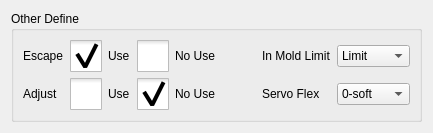
     <widget class="QWidget" name="tab_4">
      <attribute name="title">
       <string>Other Define</string>
      </attribute>
      <layout class="QHBoxLayout" name="horizontalLayout_7">
       <item>
        <widget class="QGroupBox" name="fixtureDefineBox_2">
         <property name="title">
          <string>Other Define</string>
         </property>
         <layout class="QGridLayout" name="gridLayout_3">
          <item row="0" column="0">
           <widget class="QLabel" name="label_18">
            <property name="text">
             <string>Escape</string>
            </property>
           </widget>
          </item>
          <item row="0" column="1" colspan="2">
           <widget class="QCheckBox" name="useCheckBox">
            <property name="styleSheet">
             <string notr="true">::indicator {
     width: 32px;
     height: 32px;
 }

::indicator:unchecked 
{
     image: url(:/resource/check_unchecked.png);
 }
::indicator:checked 
{
     image: url(:/resource/check_checked.png);
 }

QRadioButton::indicator:checked:disabled
{
 image: url(:/resource/check_checked_disable.png);
}

QRadioButton::indicator:unchecked:disabled
{
 image: url(:/resource/check_unchecked_disable.png);
}</string>
            </property>
            <property name="text">
             <string>Use</string>
            </property>
            <property name="checked">
             <bool>true</bool>
            </property>
           </widget>
          </item>
          <item row="0" column="3">
           <widget class="QCheckBox" name="noUseCheckBox">
            <property name="styleSheet">
             <string notr="true">::indicator {
     width: 32px;
     height: 32px;
 }

::indicator:unchecked 
{
     image: url(:/resource/check_unchecked.png);
 }
::indicator:checked 
{
     image: url(:/resource/check_checked.png);
 }

QRadioButton::indicator:checked:disabled
{
 image: url(:/resource/check_checked_disable.png);
}

QRadioButton::indicator:unchecked:disabled
{
 image: url(:/resource/check_unchecked_disable.png);
}</string>
            </property>
            <property name="text">
             <string>No Use</string>
            </property>
           </widget>
          </item>
          <item row="0" column="4">
           <spacer name="horizontalSpacer_7">
            <property name="orientation">
             <enum>Qt::Horizontal</enum>
            </property>
            <property name="sizeHint" stdset="0">
             <size>
              <width>40</width>
              <height>20</height>
             </size>
            </property>
           </spacer>
          </item>
          <item row="1" column="0">
           <widget class="QLabel" name="label_19">
            <property name="text">
             <string>Adjust</string>
            </property>
           </widget>
          </item>
          <item row="1" column="1" colspan="2">
           <widget class="QCheckBox" name="adjUse">
            <property name="styleSheet">
             <string notr="true">::indicator {
     width: 32px;
     height: 32px;
 }

::indicator:unchecked 
{
     image: url(:/resource/check_unchecked.png);
 }
::indicator:checked 
{
     image: url(:/resource/check_checked.png);
 }

QRadioButton::indicator:checked:disabled
{
 image: url(:/resource/check_checked_disable.png);
}

QRadioButton::indicator:unchecked:disabled
{
 image: url(:/resource/check_unchecked_disable.png);
}</string>
            </property>
            <property name="text">
             <string>Use</string>
            </property>
            <property name="checked">
             <bool>false</bool>
            </property>
            <attribute name="buttonGroup">
             <string notr="true">buttonGroup_2</string>
            </attribute>
           </widget>
          </item>
          <item row="1" column="3">
           <widget class="QCheckBox" name="adjNoUse">
            <property name="styleSheet">
             <string notr="true">::indicator {
     width: 32px;
     height: 32px;
 }

::indicator:unchecked 
{
     image: url(:/resource/check_unchecked.png);
 }
::indicator:checked 
{
     image: url(:/resource/check_checked.png);
 }

QRadioButton::indicator:checked:disabled
{
 image: url(:/resource/check_checked_disable.png);
}

QRadioButton::indicator:unchecked:disabled
{
 image: url(:/resource/check_unchecked_disable.png);
}</string>
            </property>
            <property name="text">
             <string>No Use</string>
            </property>
            <property name="checked">
             <bool>true</bool>
            </property>
            <attribute name="buttonGroup">
             <string notr="true">buttonGroup_2</string>
            </attribute>
           </widget>
          </item>
          <item row="0" column="5">
           <widget class="QLabel" name="label_28">
            <property name="styleSheet">
             <string notr="true">height:27px ;</string>
            </property>
            <property name="text">
             <string>In Mold Limit</string>
            </property>
           </widget>
          </item>
          <item row="0" column="6">
           <widget class="ICComboBox" name="fixtureComboBox">
            <item>
             <property name="text">
              <string>Limit</string>
             </property>
            </item>
            <item>
             <property name="text">
              <string>NoLimit</string>
             </property>
            </item>
           </widget>
          </item>
          <item row="1" column="5">
           <widget class="QLabel" name="label_27">
            <property name="text">
             <string>Servo Flex</string>
            </property>
           </widget>
          </item>
          <item row="1" column="6">
           <widget class="ICComboBox" name="servoFlex">
            <item>
             <property name="text">
              <string>0-soft</string>
             </property>
            </item>
            <item>
             <property name="text">
              <string notr="true">1</string>
             </property>
            </item>
            <item>
             <property name="text">
              <string notr="true">2</string>
             </property>
            </item>
            <item>
             <property name="text">
              <string notr="true">3</string>
             </property>
            </item>
            <item>
             <property name="text">
              <string notr="true">4</string>
             </property>
            </item>
            <item>
             <property name="text">
              <string notr="true">5</string>
             </property>
            </item>
            <item>
             <property name="text">
              <string notr="true">6</string>
             </property>
            </item>
            <item>
             <property name="text">
              <string>7-hard</string>
             </property>
            </item>
           </widget>
          </item>
         </layout>
        </widget>
       </item>
      </layout>
     </widget>
